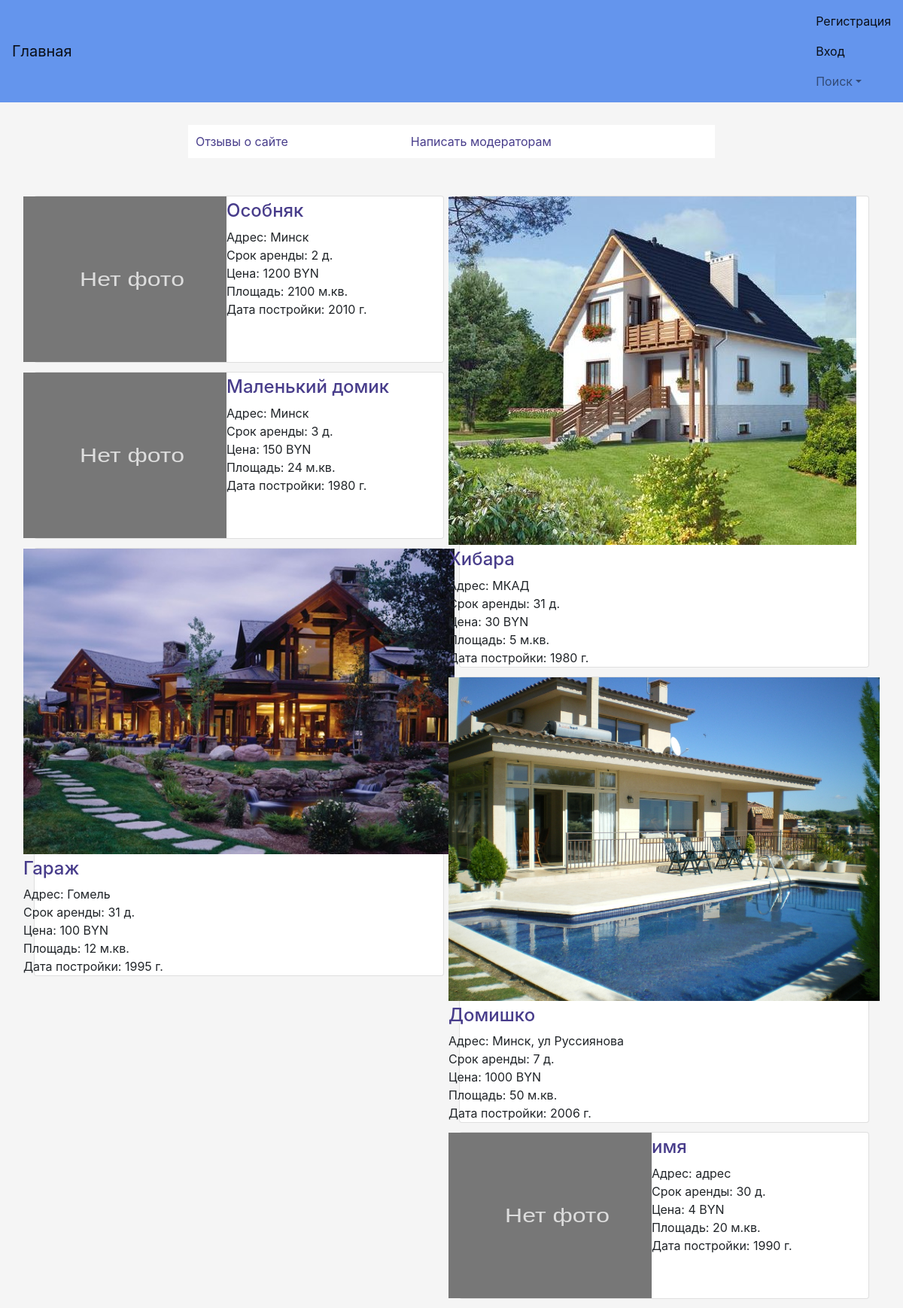
The page / on the database its author committed.
### TOFI/models.py (models this page shows, shortened)
class Rent(models.Model):
    name = models.CharField(verbose_name='Название:', max_length=50)
    address = models.CharField(verbose_name='Адрес:', max_length=50)
    min_rent_time = models.IntegerField(verbose_name='Срок аренды:')
    area = models.IntegerField(verbose_name='Площадь:')
    payment_interval = models.IntegerField(verbose_name='Срок оплаты', default=None, null=True, blank=True)
    date_of_construction = models.IntegerField(verbose_name='Год строительства:', default=None)
    creation_date = models.DateField(default=None)
    other = models.CharField(verbose_name='Другое:', max_length=100)
    cost = models.CharField(verbose_name='Цена аренды:', max_length=50)
    user_login = models.ForeignKey(MyUser, on_delete=models.CASCADE)
    status_rent = models.BooleanField(default=True)  # True - свободно, False - уже арендовано арендой
    images = models.ManyToManyField(ImageModel, default=0)

class ImageModel(models.Model):
    model_pic = models.ImageField(upload_to='pic_folder/', default='pic_folder/None/no-img.jpg')
    name = models.CharField(max_length=50)
    describe = models.CharField(max_length=150)

### TOFI/views.py (the view, shortened to what this page needs)
# urls.py: url(r'^$', views.main_view, name='Main'),
def main_view(request):
    rent = models.Rent.objects.all()
    l_rent = [{'address': i.address,
               'cost': i.cost, 'date_of_construction': i.date_of_construction,
               'name': i.name, 'area': i.area, 'min_rent_time': i.min_rent_time,
               'image_pic': i.images.first(), 'id': i.id} for i in list(rent)]
    context = {'rent': l_rent,
               'comments': models.Comment.objects.all(),
               'date': datetime.now()}
    return render(request, 'Main.html', context)

### machine.py (called while the page is built)
def _is_frozen():
    global _mode
    return (_mode == _FROZEN_MODE)

def _is_shifted():
    global _mode
    return (_mode == _SHIFTED_MODE)

    @classmethod
    def now(cls, tz=None):
        if _is_frozen():
            return _frozen_datetime  # Accomodate tz?
        elif _is_shifted():
            return _datetime.datetime.now(tz) + _shifted_delta
        else:
            return _datetime.datetime.now(tz)

### TOFI/templates/Main.html (shortened to what this page needs)
{% extends "base.html" %}
{% block content %}
    <table class="center">
        <tr class="padding">
            <td class="padding">
                <a href="{% url 'Comment' %}">Отзывы о сайте</a>
            </td>
            <td class="padding">
                <a href="/make_complaint/0">Написать модераторам</a>
            </td>
        </tr>
    </table>
    <div class="card-columns">
        {% for r in rent %}
            <div class="card">
                <div class="row justify" style="height: 100%">
                    <div class="col-xs-5 justify text-xs-center"
                         style="background-color: lightgray; height: 100%; padding: 0">
                        {% if r.image_pic.model_pic %}
                            <img class="img-fluid" style="max-height: 100%; max-width: 100%"
                                 src="imagesHouses/{{ r.image_pic.model_pic }}">
                        {% else %}
                            <img class="img-fluid" style="max-height: 100%; max-width: 100%"
                                 src="static/img/placeholder.svg">
                        {% endif %}
                    </div>
                    <div class="col-xs-6 padding-top5" style="height: 100%">
                        <h4><a href="aboutHouse/{{ r.id }}">{{ r.name }}</a></h4>
                        <div>
                            <div>
                                Адрес: {{ r.address }}
                            </div>
                            <div>
                                Срок аренды: {{ r.min_rent_time }} д.
                            </div>
                            <div>
                                Цена: {{ r.cost }} BYN
                            </div>
                            <div>
                                Площадь: {{ r.area }} м.кв.
                            </div>
                            <div>
                                Дата постройки: {{ r.date_of_construction }} г.
                            </div>
                        </div>
                    </div>
                </div>
            </div>
        {% endfor %}
    </div>
{% endblock %}

### TOFI/static/style.css (style rules this page uses)
.center { width: 100%; max-width: 700px; padding: 10px; margin: auto auto 50px; background: white; }
a { color: darkslateblue; }
body { margin: auto; padding-bottom: 0; height: auto; background-color: whitesmoke; link: dodgerblue; }
table { width: 100%; }
.padding { padding: 10px; }
.padding-top5 { padding-top: 5px; height: 0; }
.card-columns { column-count: 2; }

### rows shown on the page
Rent: name "Особняк", address "Минск", min_rent_time "2", cost "1200", area "2100", date_of_construction "2010"
Rent: name "Маленький домик", address "Минск", min_rent_time "3", cost "150", area "24", date_of_construction "1980"
ImageModel: image_pic.model_pic (picture), name "Гараж", address "Гомель", min_rent_time "31", cost "100", area "12", date_of_construction "1995"
ImageModel: image_pic.model_pic (picture), name "Хибара", address "МКАД", min_rent_time "31", cost "30", area "5", date_of_construction "1980"
ImageModel: image_pic.model_pic (picture), name "Домишко", address "Минск, ул Руссиянова", min_rent_time "7", cost "1000", area "50", date_of_construction "2006"
Rent: name "имя", address "адрес", min_rent_time "30", cost "4", area "20", date_of_construction "1990"
